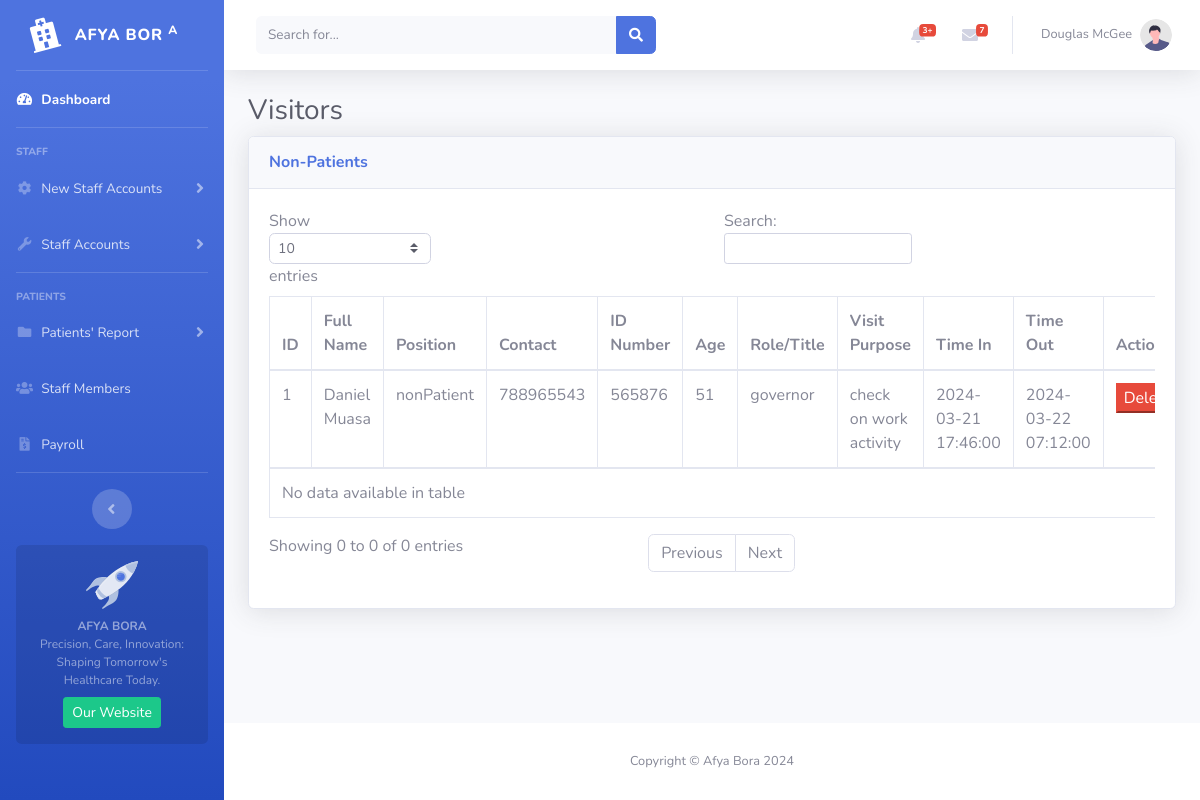
The app's page /patients_records/non_patient.php with its own data.
### tables this page shows
CREATE TABLE `visitors` (
  `id` int NOT NULL,
  `fullname` varchar(255) NOT NULL,
  `position` varchar(255) NOT NULL,
  `contact` int NOT NULL,
  `idNumber` int NOT NULL,
  `attendPurpose` varchar(255) NOT NULL,
  `paymentMethod` varchar(255) NOT NULL,
  `age` int NOT NULL,
  `role` text NOT NULL,
  `visitPurpose` text NOT NULL,
  `patientVisitedName` text NOT NULL,
  `relationship` text NOT NULL,
  `timeIn` timestamp NULL DEFAULT CURRENT_TIMESTAMP,
  `timeOut` timestamp NOT NULL
);

### patients_records/non_patient.php (the view, shortened to what this page needs)
<!DOCTYPE html>
<html lang="en">
<head>
    <link href="../vendor/fontawesome-free/css/all.min.css" rel="stylesheet" type="text/css">
    <link href="../css/sb-admin-2.min.css" rel="stylesheet">
</head>
<body id="page-top">
    <div id="wrapper">
        <ul class="navbar-nav bg-gradient-primary sidebar sidebar-dark accordion" id="accordionSidebar">
            <a class="sidebar-brand d-flex align-items-center justify-content-center" href="index.html">
                <div class="sidebar-brand-icon rotate-n-15">
                    <i class="fas fa-hospital"></i>
                </div>
                <div class="sidebar-brand-text mx-3">AFYA BOR <sup>A</sup></div>
            </a>
            <hr class="sidebar-divider my-0">
            <li class="nav-item active">
                <a class="nav-link" href="index.html">
                    <i class="fas fa-fw fa-tachometer-alt"></i>
                    <span>Dashboard</span></a>
            </li>
            <hr class="sidebar-divider">
            <div class="sidebar-heading">
                Staff
            </div>
            <li class="nav-item">
                <a class="nav-link collapsed" href="#" data-toggle="collapse" data-target="#collapseTwo"
                    aria-expanded="true" aria-controls="collapseTwo">
                    <i class="fas fa-fw fa-cog"></i>
                    <span>New Staff Accounts</span>
                </a>
            </li>
            <li class="nav-item">
                <a class="nav-link collapsed" href="#" data-toggle="collapse" data-target="#collapseUtilities"
                    aria-expanded="true" aria-controls="collapseUtilities">
                    <i class="fas fa-fw fa-wrench"></i>
                    <span>Staff Accounts</span>
                </a>
            </li>
            <hr class="sidebar-divider">
            <div class="sidebar-heading">
                Patients
            </div>
            <li class="nav-item">
                <a class="nav-link collapsed" href="#" data-toggle="collapse" data-target="#collapsePages"
                    aria-expanded="true" aria-controls="collapsePages">
                    <i class="fas fa-fw fa-folder"></i>
                    <span>Patients' Report</span>
                </a>
            </li>
            <li class="nav-item">
                <a class="nav-link" href="patients_records/staff_members.php">
                    <i class="fas fa-users fa-fw"></i>
                    <span>Staff Members</span></a>
            </li>
            <li class="nav-item">
                <a class="nav-link" href="patients_records/payroll.php">
                    <i class="fas fa-file-invoice-dollar fa-fw"></i>
                    <span>Payroll</span></a>
            </li>
            <hr class="sidebar-divider d-none d-md-block">
            <div class="text-center d-none d-md-inline">
                <button class="rounded-circle border-0" id="sidebarToggle"></button>
            </div>
            <div class="sidebar-card d-none d-lg-flex">
                <img class="sidebar-card-illustration mb-2" src="../img/undraw_rocket.svg" alt="...">
                <p class="text-center mb-2"><strong>AFYA BORA</strong> <br>Precision, Care, Innovation: Shaping Tomorrow's Healthcare Today.</p>
                <a class="btn btn-success btn-sm" href="#">Our Website</a>
            </div>
        </ul>
        <div id="content-wrapper" class="d-flex flex-column">
            <div id="content">
                <nav class="navbar navbar-expand navbar-light bg-white topbar mb-4 static-top shadow">
                    <form
                        class="d-none d-sm-inline-block form-inline mr-auto ml-md-3 my-2 my-md-0 mw-100 navbar-search">
                        <div class="input-group">
                            <input type="text" class="form-control bg-light border-0 small" placeholder="Search for..."
                                aria-label="Search" aria-describedby="basic-addon2">
                            <div class="input-group-append">
                                <button class="btn btn-primary" type="button">
                                    <i class="fas fa-search fa-sm"></i>
                                </button>
                            </div>
                        </div>
                    </form>
                    <ul class="navbar-nav ml-auto">
                        <li class="nav-item dropdown no-arrow mx-1">
                            <a class="nav-link dropdown-toggle" href="#" id="alertsDropdown" role="button"
                                data-toggle="dropdown" aria-haspopup="true" aria-expanded="false">
                                <i class="fas fa-bell fa-fw"></i>
                                <span class="badge badge-danger badge-counter">3+</span>
                            </a>
                        </li>
                        <li class="nav-item dropdown no-arrow mx-1">
                            <a class="nav-link dropdown-toggle" href="#" id="messagesDropdown" role="button"
                                data-toggle="dropdown" aria-haspopup="true" aria-expanded="false">
                                <i class="fas fa-envelope fa-fw"></i>
                                <span class="badge badge-danger badge-counter">7</span>
                            </a>
                        </li>
                        <li class="nav-item dropdown no-arrow">
                            <a class="nav-link dropdown-toggle" href="#" id="userDropdown" role="button"
                                data-toggle="dropdown" aria-haspopup="true" aria-expanded="false">
                                <span class="mr-2 d-none d-lg-inline text-gray-600 small">Douglas McGee</span>
                                <img class="img-profile rounded-circle"
                                    src="../img/undraw_profile.svg">
                            </a>
                        </li>
                    </ul>
                </nav>
                    <div class="container-fluid">
                        <h1 class="h3 mb-2 text-gray-800">Visitors</h1>
                        <div class="card shadow mb-4">
                            <div class="card-header py-3">
                                <h6 class="m-0 font-weight-bold text-primary">Non-Patients</h6>
                            </div>
                            <div class="card-body">
                                <div class="table-responsive">
                                    <table class="table table-bordered" id="dataTable" width="100%" cellspacing="0">
                                        <thead>
                                        <?php
require('../database/config.php');
$sql = "SELECT * FROM visitors WHERE position = 'nonpatient'";
$result = mysqli_query($conn, $sql);
if (mysqli_num_rows($result) > 0) {
    echo "<tr>";
    echo "<th>ID</th>";
    echo "<th>Full Name</th>";
    echo "<th>Position</th>";
    echo "<th>Contact</th>";
    echo "<th>ID Number</th>";
    echo "<th>Age</th>";
    echo "<th>Role/Title</th>";
    echo "<th>Visit Purpose</th>";
    echo "<th>Time In</th>";
    echo "<th>Time Out</th>";
    echo "<th>Actions</th>";
    echo "</tr>";
    $count = 1;
    while ($row = mysqli_fetch_assoc($result)) {
        echo "<tr>";
        echo "<td>" . $count . "</td>";
        echo "<td>" . $row['fullname'] . "</td>";
        echo "<td>" . $row['position'] . "</td>";
        echo "<td>" . $row['contact'] . "</td>";
        echo "<td>" . $row['idNumber'] . "</td>";
        echo "<td>" . $row['age'] . "</td>";
        echo "<td>" . $row['role'] . "</td>";
        echo "<td>" . $row['visitPurpose'] . "</td>";
        echo "<td>" . $row['timeIn'] . "</td>";
        echo "<td>" . $row['timeOut'] . "</td>";
        echo "<td>";
        echo '<form method="post" onsubmit="return confirm(\'Are you sure you want to delete this record?\')">';
        echo '<button type="submit" class="btn-danger" name="delete">Delete</button>';
        echo "</form>";
        echo "</td>";
        echo "</tr>";
        $count++;
    }
    echo "</table>";
} else {
    echo "No records found.";
}
?>
                                </div>
                            </div>
                        </div>
                </div>
            </div>
            <footer class="sticky-footer bg-white">
                <div class="container my-auto">
                    <div class="copyright text-center my-auto">
                        <span>Copyright &copy; Afya Bora 2024</span>
                    </div>
                </div>
            </footer>
        </div>
    </div>
</body>
</html>

### records on screen
visitors: fullname "Daniel Muasa", position "nonPatient", contact "788965543", idNumber "565876", age "51", role "governor", visitPurpose "check on work activity", timeIn "2024-03-21 17:46:00", timeOut "2024-03-22 07:12:00"
